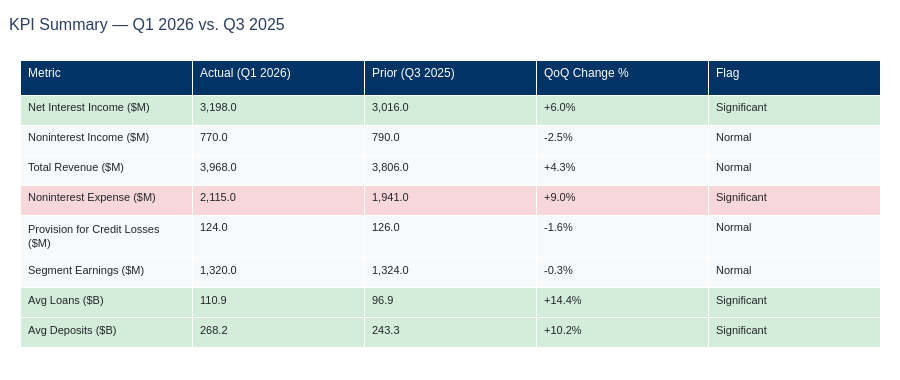

The notebook cell saved with this chart:
### Code cell
# Visulaization (KPI SUMMARY TABLE)

# This graph allows the manger to understand instantly the pattern due to the color coding but also where to direct their attention by flagging certain columns
# This mirrors the variance summary page in PNC's internal monthly finance reviews.


latest = retail.iloc[-1]  # most recent quarter
prior  = retail.iloc[-2]  # prior quarter for QoQ comparison

kpi_metrics = {
    'net_interest_income':          'Net Interest Income ($M)',
    'noninterest_income':           'Noninterest Income ($M)',
    'total_revenue':                'Total Revenue ($M)',
    'noninterest_expense':          'Noninterest Expense ($M)',
    'provision_for_credit_losses':  'Provision for Credit Losses ($M)',
    'earnings':                     'Segment Earnings ($M)',
    'avg_loans_billions':           'Avg Loans ($B)',
    'avg_deposits_billions':        'Avg Deposits ($B)',
}

# Metrics where a higher value is BAD (expense and credit losses going up = unfavorable)
unfavorable_metrics = ['noninterest_expense', 'provision_for_credit_losses', 'net_loan_charge_offs']

kpi_rows = []
for col, label in kpi_metrics.items():
    actual    = latest[col]
    prior_val = prior[col]
    qoq_pct   = (actual - prior_val) / abs(prior_val) * 100 if prior_val != 0 else 0
    flag      = 'Significant' if abs(qoq_pct) >= MATERIALITY_THRESHOLD else 'Normal'
    is_favorable = (qoq_pct > 0) if col not in unfavorable_metrics else (qoq_pct < 0)
    kpi_rows.append({
        'Metric':           label,
        f'Actual ({latest["period_label"]})': f'{actual:,.1f}',
        f'Prior ({prior["period_label"]})':   f'{prior_val:,.1f}',
        'QoQ Change':       f'{qoq_pct:+.1f}%',
        'Flag':             flag,
        '_pct':             qoq_pct,
        '_favorable':       is_favorable
    })

kpi_df = pd.DataFrame(kpi_rows)

# Build cell color list — green for favorable flagged moves, red for unfavorable
cell_colors = []
for _, row in kpi_df.iterrows():
    if row['Flag'] == 'Significant':
        color = '#d4edda' if row['_favorable'] else '#f8d7da'
    else:
        color = '#f8f9fa'
    cell_colors.append(color)

fig_kpi = go.Figure(data=[go.Table(
    header=dict(
        values=[
            'Metric',
            f'Actual ({latest["period_label"]})',
            f'Prior ({prior["period_label"]})',
            'QoQ Change %',
            'Flag'
        ],
        fill_color='#003366',
        font=dict(color='white', size=12, family='Arial'),
        align='left',
        height=35
    ),
    cells=dict(
        values=[
            kpi_df['Metric'],
            kpi_df[f'Actual ({latest["period_label"]})'],
            kpi_df[f'Prior ({prior["period_label"]})'],
            kpi_df['QoQ Change'],
            kpi_df['Flag']
        ],
        fill_color=[cell_colors] * 5,
        font=dict(color='#212529', size=11, family='Arial'),
        align='left',
        height=30
    )
)])

fig_kpi.update_layout(
    title=dict(
        text=f'KPI Summary — {latest["period_label"]} vs. {prior["period_label"]}',
        font=dict(size=16, family='Arial'),
        x=0.01
    ),
    margin=dict(l=20, r=20, t=60, b=20),
    height=380
)
fig_kpi.show()

### Figure 1 — Plotly figure (JSON) as saved in the notebook; plotly's stock layout.template omitted (floating-point values rounded to 4 significant figures)
{"data": [{"cells": {"align": "left", "fill": {"color": [["#d4edda", "#f8f9fa", "#f8f9fa", "#f8d7da", "#f8f9fa", "#f8f9fa", "#d4edda", "#d4edda"], ["#d4edda", "#f8f9fa", "#f8f9fa", "#f8d7da", "#f8f9fa", "#f8f9fa", "#d4edda", "#d4edda"], ["#d4edda", "#f8f9fa", "#f8f9fa", "#f8d7da", "#f8f9fa", "#f8f9fa", "#d4edda", "#d4edda"], ["#d4edda", "#f8f9fa", "#f8f9fa", "#f8d7da", "#f8f9fa", "#f8f9fa", "#d4edda", "#d4edda"], ["#d4edda", "#f8f9fa", "#f8f9fa", "#f8d7da", "#f8f9fa", "#f8f9fa", "#d4edda", "#d4edda"]]}, "font": {"color": "#212529", "family": "Arial", "size": 11}, "height": 30, "values": [["Net Interest Income ($M)", "Noninterest Income ($M)", "Total Revenue ($M)", "Noninterest Expense ($M)", "Provision for Credit Losses ($M)", "Segment Earnings ($M)", "Avg Loans ($B)", "Avg Deposits ($B)"], ["3,198.0", "770.0", "3,968.0", "2,115.0", "124.0", "1,320.0", "110.9", "268.2"], ["3,016.0", "790.0", "3,806.0", "1,941.0", "126.0", "1,324.0", "96.9", "243.3"], ["+6.0%", "-2.5%", "+4.3%", "+9.0%", "-1.6%", "-0.3%", "+14.4%", "+10.2%"], ["Significant", "Normal", "Normal", "Significant", "Normal", "Normal", "Significant", "Significant"]]}, "header": {"align": "left", "fill": {"color": "#003366"}, "font": {"color": "white", "family": "Arial", "size": 12}, "height": 35, "values": ["Metric", "Actual (Q1 2026)", "Prior (Q3 2025)", "QoQ Change %", "Flag"]}, "type": "table"}], "layout": {"height": 380, "margin": {"b": 20, "l": 20, "r": 20, "t": 60}, "title": {"font": {"family": "Arial", "size": 16}, "text": "KPI Summary — Q1 2026 vs. Q3 2025", "x": 0.01}}}
